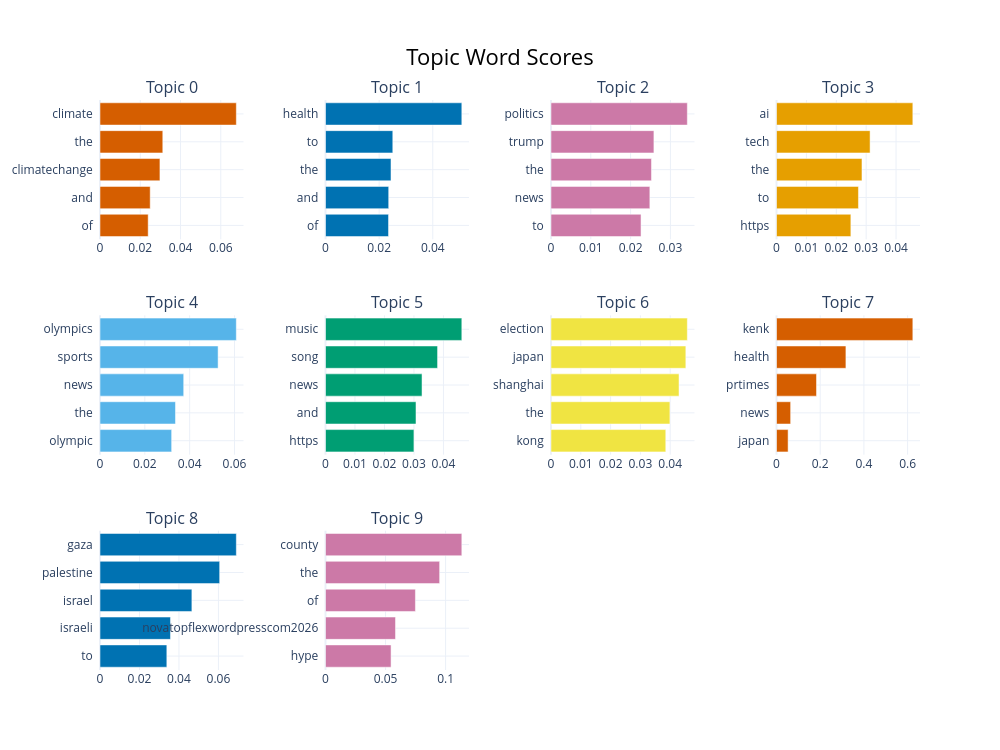

The notebook cell this image was saved under:
### Code cell
# Visualising Topics
# Topic frequency bar chart
import kaleido

fig = topic_model.visualize_barchart(top_n_topics=10)
fig.write_html("figures/07_bertopic_barchart.html")
fig.show()

# Topic-sentiment cross-analysis
topic_sent = pd.crosstab(
    english_posts["bertopic_id"],
    english_posts["final_sentiment"],
    normalize="index"
) * 100

# Showing top 8 topics sentiment breakdown
top_topics = english_posts["bertopic_id"].value_counts().head(8).index.tolist()
if -1 in top_topics:
    top_topics.remove(-1)
    top_topics = top_topics[:8]

fig, ax = plt.subplots(figsize=(10, 6))
topic_sent.loc[top_topics][["positive", "neutral", "negative"]].plot(
    kind="barh", stacked=True, ax=ax,
    color=["#2ecc71", "#f1c40f", "#e74c3c"]
)
ax.set_xlabel("Percentage (%)")
ax.set_ylabel("Topic ID")
ax.set_title("Sentiment Distribution Across Top BERTopic Topics")
ax.legend(title="Sentiment")
plt.tight_layout()
plt.savefig("figures/08_topic_sentiment.png", dpi=150, bbox_inches="tight")
plt.show()

# Saving topic model
topic_model.save("models/bertopic_model")

### Figure 1 — Plotly figure (JSON) as saved in the notebook; plotly's stock layout.template omitted (floating-point values rounded to 4 significant figures)
{"data": [{"marker": {"color": "#D55E00"}, "orientation": "h", "type": "bar", "x": [0.02394, 0.02494, 0.02977, 0.03119, 0.06772], "xaxis": "x", "y": ["of  ", "and  ", "climatechange  ", "the  ", "climate  "], "yaxis": "y"}, {"marker": {"color": "#0072B2"}, "orientation": "h", "type": "bar", "x": [0.0235, 0.02356, 0.02442, 0.02509, 0.05083], "xaxis": "x2", "y": ["of  ", "and  ", "the  ", "to  ", "health  "], "yaxis": "y2"}, {"marker": {"color": "#CC79A7"}, "orientation": "h", "type": "bar", "x": [0.02262, 0.02483, 0.02524, 0.02586, 0.03425], "xaxis": "x3", "y": ["to  ", "news  ", "the  ", "trump  ", "politics  "], "yaxis": "y3"}, {"marker": {"color": "#E69F00"}, "orientation": "h", "type": "bar", "x": [0.02488, 0.02742, 0.0286, 0.03131, 0.04561], "xaxis": "x4", "y": ["https  ", "to  ", "the  ", "tech  ", "ai  "], "yaxis": "y4"}, {"marker": {"color": "#56B4E9"}, "orientation": "h", "type": "bar", "x": [0.03197, 0.03367, 0.03734, 0.05269, 0.06082], "xaxis": "x5", "y": ["olympic  ", "the  ", "news  ", "sports  ", "olympics  "], "yaxis": "y5"}, {"marker": {"color": "#009E73"}, "orientation": "h", "type": "bar", "x": [0.02999, 0.03069, 0.03273, 0.03801, 0.04624], "xaxis": "x6", "y": ["https  ", "and  ", "news  ", "song  ", "music  "], "yaxis": "y6"}, {"marker": {"color": "#F0E442"}, "orientation": "h", "type": "bar", "x": [0.03851, 0.0399, 0.04296, 0.04525, 0.04574], "xaxis": "x7", "y": ["kong  ", "the  ", "shanghai  ", "japan  ", "election  "], "yaxis": "y7"}, {"marker": {"color": "#D55E00"}, "orientation": "h", "type": "bar", "x": [0.05309, 0.06473, 0.1831, 0.3176, 0.6239], "xaxis": "x8", "y": ["japan  ", "news  ", "prtimes  ", "health  ", "kenk  "], "yaxis": "y8"}, {"marker": {"color": "#0072B2"}, "orientation": "h", "type": "bar", "x": [0.03386, 0.03572, 0.04656, 0.06064, 0.06908], "xaxis": "x9", "y": ["to  ", "israeli  ", "israel  ", "palestine  ", "gaza  "], "yaxis": "y9"}, {"marker": {"color": "#CC79A7"}, "orientation": "h", "type": "bar", "x": [0.05459, 0.0583, 0.07486, 0.09504, 0.1135], "xaxis": "x10", "y": ["hype  ", "novatopflexwordpresscom2026  ", "of  ", "the  ", "county  "], "yaxis": "y10"}], "layout": {"annotations": [{"font": {"size": 16}, "showarrow": false, "text": "Topic 0", "x": 0.0875, "xanchor": "center", "xref": "paper", "y": 1, "yanchor": "bottom", "yref": "paper"}, {"font": {"size": 16}, "showarrow": false, "text": "Topic 1", "x": 0.3625, "xanchor": "center", "xref": "paper", "y": 1, "yanchor": "bottom", "yref": "paper"}, {"font": {"size": 16}, "showarrow": false, "text": "Topic 2", "x": 0.6375, "xanchor": "center", "xref": "paper", "y": 1, "yanchor": "bottom", "yref": "paper"}, {"font": {"size": 16}, "showarrow": false, "text": "Topic 3", "x": 0.9125, "xanchor": "center", "xref": "paper", "y": 1, "yanchor": "bottom", "yref": "paper"}, {"font": {"size": 16}, "showarrow": false, "text": "Topic 4", "x": 0.0875, "xanchor": "center", "xref": "paper", "y": 0.6222, "yanchor": "bottom", "yref": "paper"}, {"font": {"size": 16}, "showarrow": false, "text": "Topic 5", "x": 0.3625, "xanchor": "center", "xref": "paper", "y": 0.6222, "yanchor": "bottom", "yref": "paper"}, {"font": {"size": 16}, "showarrow": false, "text": "Topic 6", "x": 0.6375, "xanchor": "center", "xref": "paper", "y": 0.6222, "yanchor": "bottom", "yref": "paper"}, {"font": {"size": 16}, "showarrow": false, "text": "Topic 7", "x": 0.9125, "xanchor": "center", "xref": "paper", "y": 0.6222, "yanchor": "bottom", "yref": "paper"}, {"font": {"size": 16}, "showarrow": false, "text": "Topic 8", "x": 0.0875, "xanchor": "center", "xref": "paper", "y": 0.2444, "yanchor": "bottom", "yref": "paper"}, {"font": {"size": 16}, "showarrow": false, "text": "Topic 9", "x": 0.3625, "xanchor": "center", "xref": "paper", "y": 0.2444, "yanchor": "bottom", "yref": "paper"}], "height": 750, "hoverlabel": {"bgcolor": "white", "font": {"family": "Rockwell", "size": 16}}, "showlegend": false, "title": {"font": {"color": "Black", "size": 22}, "text": "Topic Word Scores", "x": 0.5, "xanchor": "center", "yanchor": "top"}, "width": 1000, "xaxis": {"anchor": "y", "domain": [0, 0.175], "showgrid": true}, "xaxis10": {"anchor": "y10", "domain": [0.275, 0.45], "showgrid": true}, "xaxis11": {"anchor": "y11", "domain": [0.55, 0.725], "showgrid": true}, "xaxis12": {"anchor": "y12", "domain": [0.825, 1], "showgrid": true}, "xaxis2": {"anchor": "y2", "domain": [0.275, 0.45], "showgrid": true}, "xaxis3": {"anchor": "y3", "domain": [0.55, 0.725], "showgrid": true}, "xaxis4": {"anchor": "y4", "domain": [0.825, 1], "showgrid": true}, "xaxis5": {"anchor": "y5", "domain": [0, 0.175], "showgrid": true}, "xaxis6": {"anchor": "y6", "domain": [0.275, 0.45], "showgrid": true}, "xaxis7": {"anchor": "y7", "domain": [0.55, 0.725], "showgrid": true}, "xaxis8": {"anchor": "y8", "domain": [0.825, 1], "showgrid": true}, "xaxis9": {"anchor": "y9", "domain": [0, 0.175], "showgrid": true}, "yaxis": {"anchor": "x", "domain": [0.7556, 1], "showgrid": true}, "yaxis10": {"anchor": "x10", "domain": [0, 0.2444], "showgrid": true}, "yaxis11": {"anchor": "x11", "domain": [0, 0.2444], "showgrid": true}, "yaxis12": {"anchor": "x12", "domain": [0, 0.2444], "showgrid": true}, "yaxis2": {"anchor": "x2", "domain": [0.7556, 1], "showgrid": true}, "yaxis3": {"anchor": "x3", "domain": [0.7556, 1], "showgrid": true}, "yaxis4": {"anchor": "x4", "domain": [0.7556, 1], "showgrid": true}, "yaxis5": {"anchor": "x5", "domain": [0.3778, 0.6222], "showgrid": true}, "yaxis6": {"anchor": "x6", "domain": [0.3778, 0.6222], "showgrid": true}, "yaxis7": {"anchor": "x7", "domain": [0.3778, 0.6222], "showgrid": true}, "yaxis8": {"anchor": "x8", "domain": [0.3778, 0.6222], "showgrid": true}, "yaxis9": {"anchor": "x9", "domain": [0, 0.2444], "showgrid": true}}}
